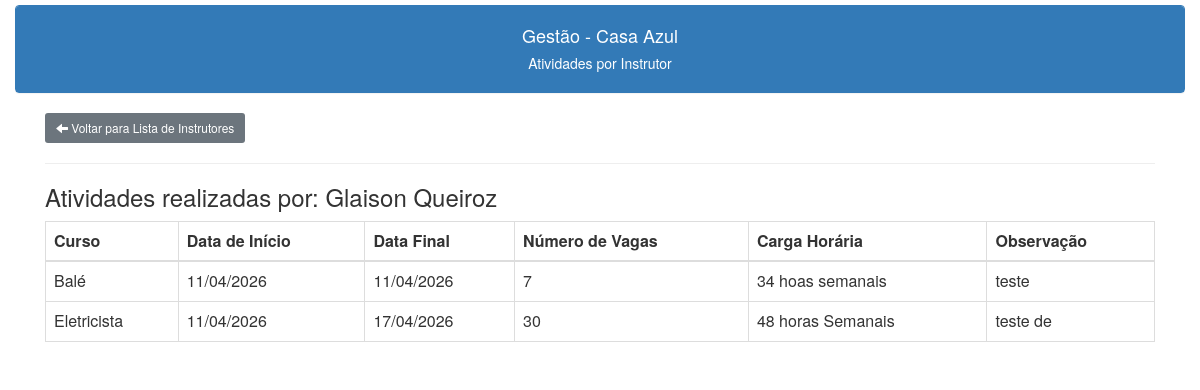
Before: /instrutores/instrutor_atividade.php?id=1 (signed in) with the older database file.
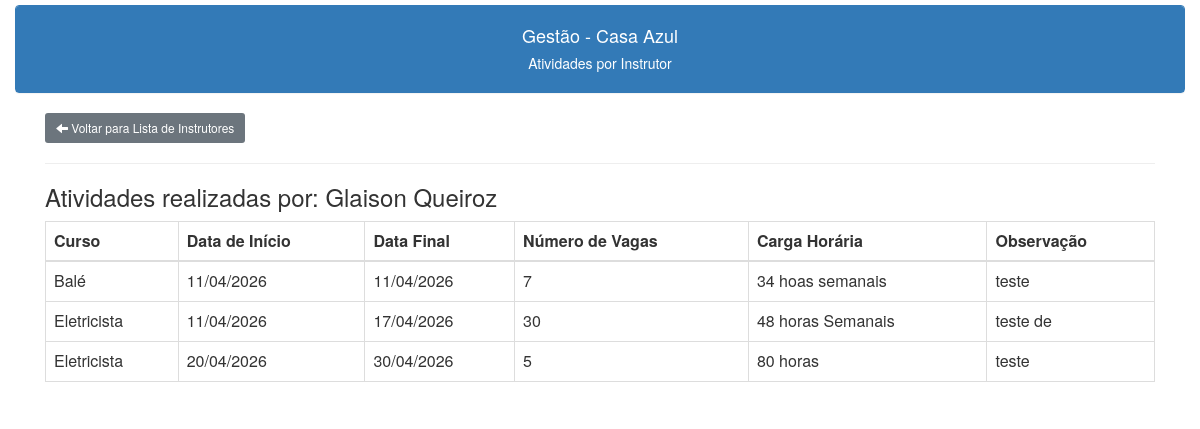
After: the same page with the newer database file.
### tables this page shows
CREATE TABLE IF NOT EXISTS `atividades_realizadas` (
  `id` int NOT NULL AUTO_INCREMENT,
  `id_curso` int DEFAULT NULL,
  `data_inicio` date DEFAULT NULL,
  `data_final` date DEFAULT NULL,
  `id_instrutor` int DEFAULT NULL,
  `num_vagas` int DEFAULT NULL,
  `carga_horaria` varchar(100) DEFAULT NULL,
  `observacao` blob,
  PRIMARY KEY (`id`),
  KEY `FK_atividades_realizadas_cursos` (`id_curso`),
  KEY `FK_atividades_realizadas_instrutores` (`id_instrutor`),
  CONSTRAINT `FK_atividades_realizadas_cursos` FOREIGN KEY (`id_curso`) REFERENCES `cursos` (`ID`),
  CONSTRAINT `FK_atividades_realizadas_instrutores` FOREIGN KEY (`id_instrutor`) REFERENCES `instrutores` (`id`)
);

CREATE TABLE IF NOT EXISTS `cursos` (
  `ID` int NOT NULL AUTO_INCREMENT,
  `descricao` varchar(150) NOT NULL,
  `observacao` blob,
  PRIMARY KEY (`ID`)
);

### instrutores/instrutor_atividade.php (the view, shortened to what this page needs)
<?php
include("../conexao.php");
include("../links.php");
?>
<!DOCTYPE html>
<html lang="pt-br">
<head>
    <link rel="stylesheet" href="../css/bootstrap.min.css">
</head>
<body>
    <div class="container-fluid">
        <div style="padding-top:5px;">
            <div class="panel panel-primary class">
                <div class="panel-heading text-center">
                    <h4>Gestão - Casa Azul</h4>
                    <h5>Atividades por Instrutor<h5>
                </div>
            </div>
        </div>
        <div class="container content-box">
            <a class="btn btn-secondary btn-sm" href="/casaazul/instrutores/instrutores_lista.php"><span class="glyphicon glyphicon-arrow-left"></span> Voltar para Lista de Instrutores</a>
            <hr>
            <?php
            $c_sql = "SELECT i.nome AS instrutor, c.descricao AS curso, ar.data_inicio, ar.data_final, ar.num_vagas, ar.carga_horaria, ar.observacao
            FROM atividades_realizadas ar
            JOIN instrutores i ON ar.id_instrutor = i.id
            JOIN cursos c ON ar.id_curso = c.id
            where ar.id_instrutor = " . $_GET['id'] . "
            ORDER BY i.nome, ar.data_inicio";
            $result = $conection->query($c_sql);
            $c_sql_instrutor = "SELECT nome FROM instrutores WHERE id = " . $_GET['id'];
            $result_instrutor = $conection->query($c_sql_instrutor);
            if ($result_instrutor->num_rows > 0) {
                $row_instrutor = $result_instrutor->fetch_assoc();
                echo "<h3>Atividades realizadas por: " . $row_instrutor['nome'] . "</h3>";
            }
            if ($result->num_rows > 0) {
                echo "<table class='table table-bordered tablista'>
                        <thead>
                            <tr>
                                <th>Curso</th>
                                <th>Data de Início</th>
                                <th>Data Final</th>
                                <th>Número de Vagas</th>
                                <th>Carga Horária</th>
                                <th>Observação</th>
                            </tr>
                        </thead>
                        <tbody>";
                while ($row = $result->fetch_assoc()) {
                    echo "<tr>
                            <td>{$row['curso']}</td>
                            <td>" . date("d/m/Y", strtotime($row['data_inicio'])) . "</td>
                            <td>" . date("d/m/Y", strtotime($row['data_final'])) . "</td>
                            <td>{$row['num_vagas']}</td>
                            <td>{$row['carga_horaria']}</td>
                            <td>{$row['observacao']}</td>
                          </tr>";
                }
                echo "</tbody></table>";
            } else {
                echo "<p>Nenhuma atividade encontrada.</p>";
            }
            ?>
        </div>
    </div>
</body>
</html>

Changed rows visible on the page:
added atividades_realizadas: id_curso.descricao "Eletricista", data_inicio "20/04/2026", data_final "30/04/2026", num_vagas "5", carga_horaria "80 horas", observacao "teste"
